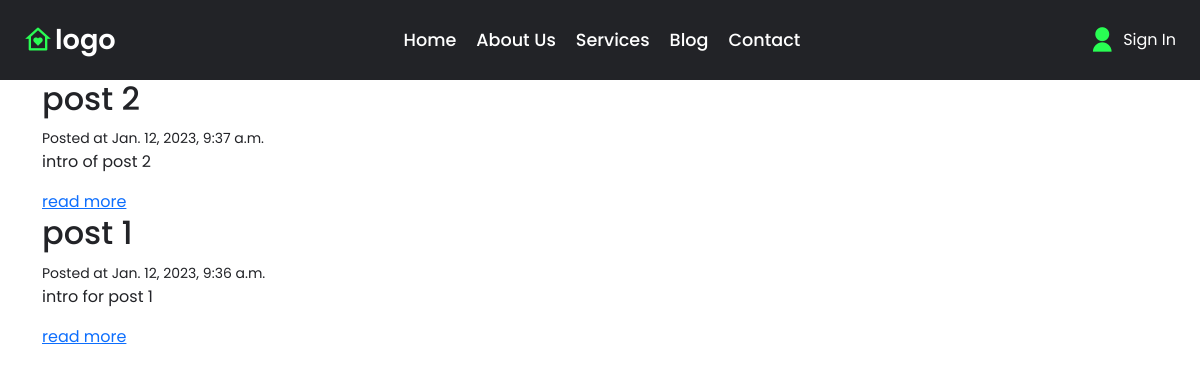
The page / on the database its author committed.
### blog/models.py (models this page shows)
class Post (models.Model):
    title = models.CharField(max_length=255)
    slug = models.SlugField()
    intro = models.TextField()
    body = models.TextField()
    date_added = models.DateTimeField(auto_now_add=True)
    class Meta:
        ordering = ['-date_added']

### blog/views.py (the view)
# urls.py: path('',frontpage,name="frontpage"),
def frontpage(request):
    posts = Post.objects.all()
    return render(request,'blog/frontpage.html',{"posts":posts})

### blog/templates/blog/frontpage.html
{% extends 'blog/base.html' %}
{% block content %}
    {% for post in posts %}
    <div class= "post block">
        <h2 class="subtitle" >{{ post.title}}</h2>
        <small> Posted at {{ post.date_added}}</small>
        <p> {{ post.intro }}</p>
        <a href="{% url 'post_detail' post.slug %}">read more </a>
    </div>
    {% endfor %}
{% endblock content %}

### static/style.css (style rules this page uses)
* { padding: 0; margin:0; box-sizing: border-box; font-family: 'Poppins', sans-serif; list-style: none; }
:root { --bg-color:#222327; --text-color :#fff; --main-color:#29fd53; }
body { min-height: 100vh; background: var(--text-color); color: var(--bg-color); display: flex; flex-direction: column; }

### rows shown on the page
Post: title "post 2", date_added "Jan. 12, 2023, 9:37 a.m.", intro "intro of post 2"
Post: title "post 1", date_added "Jan. 12, 2023, 9:36 a.m.", intro "intro for post 1"
